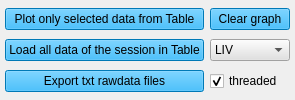
                 <widget class="QWidget" name="tab_7">
                  <attribute name="title">
                   <string>Clear/Plot</string>
                  </attribute>
                  <layout class="QGridLayout" name="gridLayout_17">
                   <property name="leftMargin">
                    <number>5</number>
                   </property>
                   <property name="topMargin">
                    <number>5</number>
                   </property>
                   <property name="rightMargin">
                    <number>5</number>
                   </property>
                   <property name="bottomMargin">
                    <number>5</number>
                   </property>
                   <item row="0" column="0">
                    <widget class="QPushButton" name="pushButton_PlotfromTable">
                     <property name="styleSheet">
                      <string notr="true">background-color: rgb(0, 170, 255);</string>
                     </property>
                     <property name="text">
                      <string>Plot only selected data from Table</string>
                     </property>
                    </widget>
                   </item>
                   <item row="0" column="1">
                    <widget class="QPushButton" name="pushButton_cleargraph">
                     <property name="styleSheet">
                      <string notr="true">background-color: rgb(0, 170, 255);</string>
                     </property>
                     <property name="text">
                      <string>Clear graph</string>
                     </property>
                    </widget>
                   </item>
                   <item row="1" column="0">
                    <widget class="QPushButton" name="pushButton_LoadAllDATAinTable">
                     <property name="styleSheet">
                      <string notr="true">background-color: rgb(0, 170, 255);</string>
                     </property>
                     <property name="text">
                      <string>Load all data of the session in Table</string>
                     </property>
                    </widget>
                   </item>
                   <item row="1" column="1">
                    <widget class="QComboBox" name="comboBox_cleargraph">
                     <property name="styleSheet">
                      <string notr="true">background-color: rgb(225, 225, 225);</string>
                     </property>
                     <item>
                      <property name="text">
                       <string>LIV</string>
                      </property>
                     </item>
                     <item>
                      <property name="text">
                       <string>MPPT</string>
                      </property>
                     </item>
                     <item>
                      <property name="text">
                       <string>DIV</string>
                      </property>
                     </item>
                     <item>
                      <property name="text">
                       <string>QSS</string>
                      </property>
                     </item>
                    </widget>
                   </item>
                   <item row="2" column="0">
                    <widget class="QPushButton" name="pushButton_exportgraphandfile">
                     <property name="styleSheet">
                      <string notr="true">background-color: rgb(0, 170, 255);</string>
                     </property>
                     <property name="text">
                      <string>Export txt rawdata files</string>
                     </property>
                    </widget>
                   </item>
                   <item row="2" column="1">
                    <widget class="QCheckBox" name="checkBox_threaded">
                     <property name="text">
                      <string>threaded</string>
                     </property>
                     <property name="checked">
                      <bool>true</bool>
                     </property>
                    </widget>
                   </item>
                  </layout>
                 </widget>
